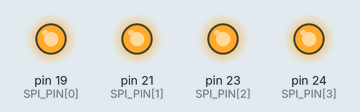
Simulated run of this program. Board: Raspberry Pi (header pin numbers). On the bench: output pins drawn as LEDs (lit = HIGH). At 0.0 s the program stops and its outputs stay as they are.

Above: at 0.1 s.
Timing chart, 0 to 1.5 s (numbered marks = the images above):
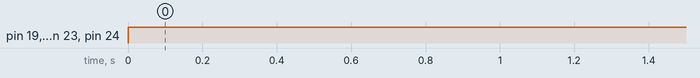

Measured:
- by itself, pin 19 (SPI_PIN[0]), pin 21 (SPI_PIN[1]), pin 23 (SPI_PIN[2]), pin 24 (SPI_PIN[3]): LOW → HIGH at 0.00 s

The program:

SPI.py
```python
import RPi.GPIO as GPIO
import time

SPI_PIN = [19,21,23,24]

GPIO.setwarnings(False) 	#disable warnings
GPIO.setmode(GPIO.BOARD)

GPIO.setup(SPI_PIN, GPIO.OUT, initial=GPIO.HIGH)

GPIO.output(SPI_PIN, GPIO.HIGH)

# GPIO.cleanup()
# print("EATX Power off")
```
